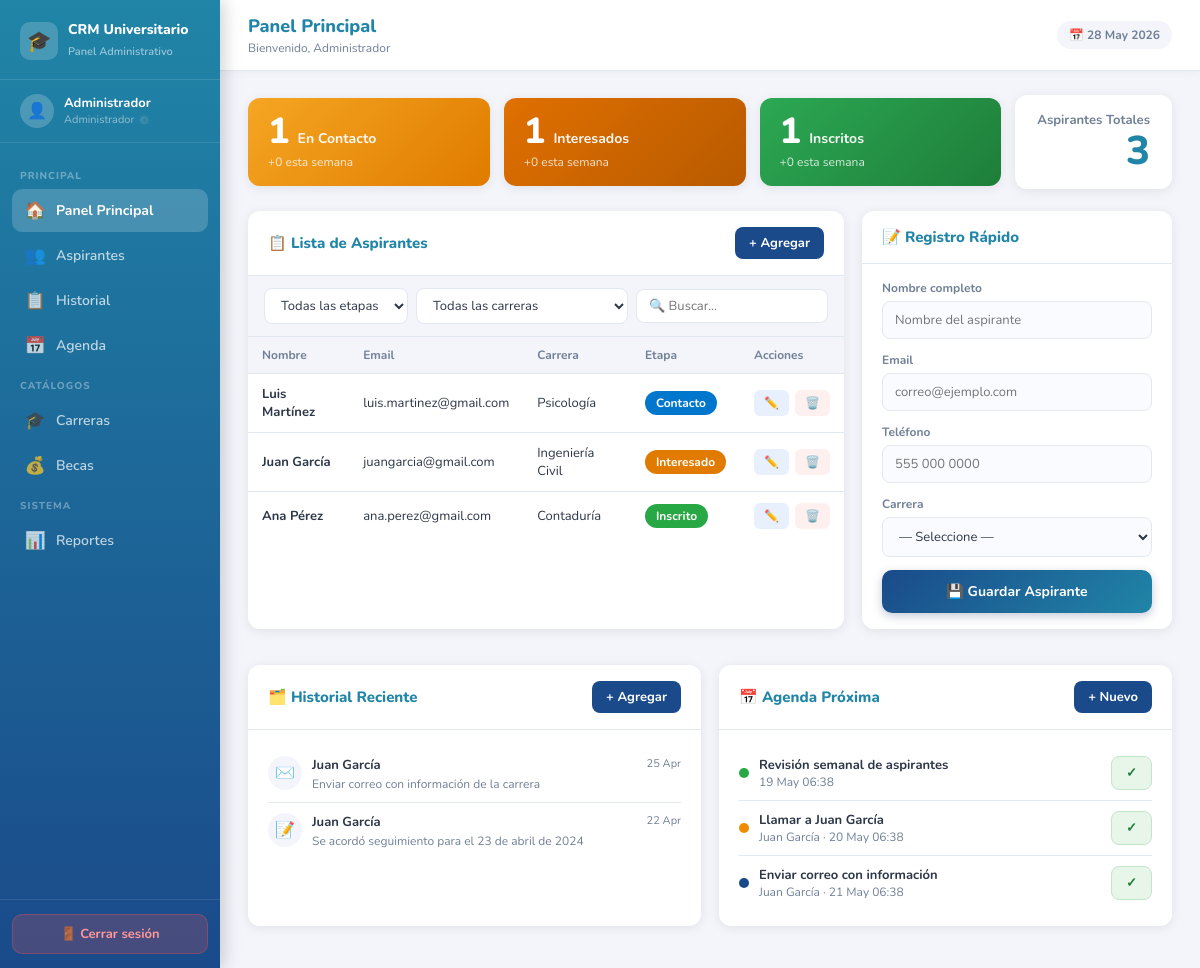
Page /pagina_principal.php (signed in) on the committed database.
### tables this page shows
CREATE TABLE IF NOT EXISTS aspirantes (
    id_aspirante       INT AUTO_INCREMENT PRIMARY KEY,
    nombre             VARCHAR(150) NOT NULL,
    email              VARCHAR(200) NOT NULL,
    telefono           VARCHAR(20),
    id_carrera         INT,
    etapa              ENUM('Contacto','Interesado','Inscrito','No Interesado') DEFAULT 'Contacto',
    id_beca            INT DEFAULT NULL,
    descuento_aplicado DECIMAL(5,2) DEFAULT 0.00,
    notas              TEXT,
    creado_en          DATETIME DEFAULT CURRENT_TIMESTAMP,
    actualizado_en     DATETIME DEFAULT CURRENT_TIMESTAMP ON UPDATE CURRENT_TIMESTAMP,
    UNIQUE KEY uq_email (email),
    FOREIGN KEY (id_carrera) REFERENCES carreras(id_carrera) ON DELETE SET NULL,
    FOREIGN KEY (id_beca)    REFERENCES becas(id_beca)    ON DELETE SET NULL
);

CREATE TABLE IF NOT EXISTS carreras (
    id_carrera  INT AUTO_INCREMENT PRIMARY KEY,
    nombre      VARCHAR(150) NOT NULL,
    activa      TINYINT(1) DEFAULT 1
);

CREATE TABLE IF NOT EXISTS historial_interacciones (
    id_historial INT AUTO_INCREMENT PRIMARY KEY,
    id_aspirante INT NOT NULL,
    tipo         ENUM('llamada','correo','visita','nota') DEFAULT 'nota',
    descripcion  TEXT NOT NULL,
    fecha        DATETIME DEFAULT CURRENT_TIMESTAMP,
    FOREIGN KEY (id_aspirante) REFERENCES aspirantes(id_aspirante) ON DELETE CASCADE
);

CREATE TABLE IF NOT EXISTS agenda (
    id_agenda    INT AUTO_INCREMENT PRIMARY KEY,
    id_aspirante INT DEFAULT NULL,
    tipo         ENUM('llamada','correo','reunion','tarea') DEFAULT 'tarea',
    titulo       VARCHAR(200) NOT NULL,
    fecha_hora   DATETIME NOT NULL,
    completado   TINYINT(1) DEFAULT 0,
    creado_en    DATETIME DEFAULT CURRENT_TIMESTAMP,
    FOREIGN KEY (id_aspirante) REFERENCES aspirantes(id_aspirante) ON DELETE SET NULL
);

### assets/sentenciasSQL/Aspirante.php (called while the page is built, shortened)
<?php
class Aspirante {
    private function conexion(): PDO {
        include __DIR__ . '/Conexion.php';
        return $pdo;
    }
    public function listar(array $filtros = [], int $pagina = 1, int $porPagina = 50): array {
        $pdo = $this->conexion();
        $where  = 'WHERE 1=1';
        $params = [];
        $stmtCount = $pdo->prepare(
            "SELECT COUNT(*) FROM aspirantes a $where"
        );
        $stmtCount->execute($params);
        $order  = "ORDER BY FIELD(a.etapa,'Contacto','Interesado','Inscrito','No Interesado') ASC, a.creado_en DESC";
        $offset = ($pagina - 1) * $porPagina;
        $sql  = "SELECT a.*, c.nombre AS carrera, b.nombre AS beca
                 FROM aspirantes a
                 LEFT JOIN carreras c ON a.id_carrera = c.id_carrera
                 LEFT JOIN becas    b ON a.id_beca    = b.id_beca
                 $where $order
                 LIMIT :limite OFFSET :offset";
        $stmt = $pdo->prepare($sql);
        $stmt->bindValue(':limite', $porPagina, PDO::PARAM_INT);
        $stmt->bindValue(':offset', $offset,    PDO::PARAM_INT);
        $stmt->execute();
        return $stmt->fetchAll(PDO::FETCH_ASSOC);
    }
    public function contarPorEtapa(): array {
        $pdo  = $this->conexion();
        $stmt = $pdo->query('SELECT etapa, COUNT(*) AS total FROM aspirantes GROUP BY etapa');
        $rows = $stmt->fetchAll(PDO::FETCH_ASSOC);
        $resultado = ['Contacto' => 0, 'Interesado' => 0, 'Inscrito' => 0, 'No Interesado' => 0, 'total' => 0];
        foreach ($rows as $row) {
            $resultado[$row['etapa']] = (int)$row['total'];
            $resultado['total']      += (int)$row['total'];
        }
        return $resultado;
    }
    public function contarNuevosEstaSemana(): array {
        $pdo  = $this->conexion();
        $stmt = $pdo->query(
            'SELECT etapa, COUNT(*) AS total FROM aspirantes
             WHERE creado_en >= DATE_SUB(NOW(), INTERVAL 7 DAY)
             GROUP BY etapa'
        );
        $rows     = $stmt->fetchAll(PDO::FETCH_ASSOC);
        $resultado = ['Contacto' => 0, 'Interesado' => 0, 'Inscrito' => 0, 'No Interesado' => 0];
        return $resultado;
    }
}

### assets/sentenciasSQL/Historial.php (called while the page is built, shortened)
<?php
class Historial {
    public function obtenerRecientes(int $limite = 10): array {
        include __DIR__ . "/Conexion.php";
        $stmt = $pdo->prepare(
            "SELECT h.*, a.nombre AS aspirante_nombre
             FROM historial_interacciones h
             JOIN aspirantes a ON h.id_aspirante = a.id_aspirante
             ORDER BY h.fecha DESC
             LIMIT :limite"
        );
        $stmt->bindValue(':limite', $limite, PDO::PARAM_INT);
        $stmt->execute();
        return $stmt->fetchAll(PDO::FETCH_ASSOC);
    }
}

### assets/sentenciasSQL/Agenda.php (called while the page is built, shortened)
<?php
class Agenda {
    public function obtenerProximos(int $limite = 10): array {
        include __DIR__ . "/Conexion.php";
        $stmt = $pdo->prepare(
            "SELECT ag.*, a.nombre AS aspirante_nombre
             FROM agenda ag
             LEFT JOIN aspirantes a ON ag.id_aspirante = a.id_aspirante
             WHERE ag.completado = 0
             ORDER BY ag.fecha_hora ASC
             LIMIT :limite"
        );
        $stmt->bindValue(':limite', $limite, PDO::PARAM_INT);
        $stmt->execute();
        return $stmt->fetchAll(PDO::FETCH_ASSOC);
    }
}

### pagina_principal.php (the view, shortened to what this page needs)
<?php
require_once __DIR__ . "/assets/sentenciasSQL/Aspirante.php";
require_once __DIR__ . "/assets/sentenciasSQL/Historial.php";
require_once __DIR__ . "/assets/sentenciasSQL/Agenda.php";
$aspiranteModel = new Aspirante();
$historialModel = new Historial();
$agendaModel    = new Agenda();
$pipeline    = $aspiranteModel->contarPorEtapa();
$semana      = $aspiranteModel->contarNuevosEstaSemana();
$paginaDash   = max(1, (int)($_GET['paginad'] ?? 1));
$porPaginaDash = 5;
$aspirantesDash = $aspiranteModel->listar([], $paginaDash, $porPaginaDash);
$historial   = $historialModel->obtenerRecientes(8);
$proximosTmp = $agendaModel->obtenerProximos(6);
$usuario_nombre = $_SESSION['nombre'] ?? $_SESSION['usuario'];
function iconoTipo(string $tipo): string {
    return match($tipo) {
        'llamada' => '📞','correo' => '✉️','visita' => '🏢',default => '📝',
    };
}
function colorEtapa(string $etapa): string {
    return match($etapa) {
        'Inscrito'       => '#28a745',
        'Interesado'     => '#e07b00',
        'No Interesado'  => '#c0392b',
        default          => '#0077cc',
    };
}
?>
<!DOCTYPE html>
<html lang="es">
<head>
</head>
<body>
<aside class="sidebar">
    <div class="sidebar-brand">
        <div class="brand-icon">🎓</div>
        <div class="brand-text">
            <h2>CRM Universitario</h2>
            <span>Panel Administrativo</span>
        </div>
    </div>
    <div class="sidebar-user" onclick="mostrarSeccion('configuracion')" title="Configurar cuenta">
        <div class="avatar">👤</div>
        <div>
            <div class="uname"><?= htmlspecialchars($usuario_nombre) ?></div>
            <div class="urole" style="display:flex;align-items:center;gap:4px;">
                Administrador <span style="font-size:9px;opacity:0.55;">⚙️</span>
            </div>
        </div>
    </div>
    <nav class="sidebar-menu">
        <div class="menu-label">Principal</div>
        <a class="nav-item active" onclick="mostrarSeccion('dashboard')" data-seccion="dashboard">
            <span class="ni-icon">🏠</span> Panel Principal
        </a>
        <a class="nav-item" onclick="mostrarSeccion('aspirantes')" data-seccion="aspirantes">
            <span class="ni-icon">👥</span> Aspirantes
        </a>
        <a class="nav-item" onclick="mostrarSeccion('historial')" data-seccion="historial">
            <span class="ni-icon">📋</span> Historial
        </a>
        <a class="nav-item" onclick="mostrarSeccion('agenda')" data-seccion="agenda">
            <span class="ni-icon">📅</span> Agenda
        </a>
        <div class="menu-label">Catálogos</div>
        <a class="nav-item" onclick="mostrarSeccion('carreras')" data-seccion="carreras">
            <span class="ni-icon">🎓</span> Carreras
        </a>
        <a class="nav-item" onclick="mostrarSeccion('becas')" data-seccion="becas">
            <span class="ni-icon">💰</span> Becas
        </a>
        <div class="menu-label">Sistema</div>
        <a class="nav-item" onclick="mostrarSeccion('reportes')" data-seccion="reportes">
            <span class="ni-icon">📊</span> Reportes
        </a>
    </nav>
    <div class="sidebar-bottom">
        <form method="post">
            <button type="submit" name="logout" class="btn-logout">🚪 Cerrar sesión</button>
        </form>
    </div>
</aside>
<main class="main-content">
    <div class="topbar">
        <div>
            <h1 id="topbar-title">Panel Principal</h1>
            <div class="topbar-sub" id="topbar-sub">Bienvenido, <?= htmlspecialchars($usuario_nombre) ?></div>
        </div>
        <div class="topbar-actions">
            <span class="topbar-badge">📅 <?= date('d M Y') ?></span>
        </div>
    </div>
    <div id="sec-dashboard" class="section active">
        <div class="pipeline-row">
            <div class="metric-card contacto" onclick="irAspirantes('Contacto')">
                <div><span class="metric-num"><?= $pipeline['Contacto'] ?></span><span class="metric-label">En Contacto</span></div>
                <div class="metric-delta">+<?= $semana['Contacto'] ?> esta semana</div>
            </div>
            <div class="metric-card interesado" onclick="irAspirantes('Interesado')">
                <div><span class="metric-num"><?= $pipeline['Interesado'] ?></span><span class="metric-label">Interesados</span></div>
                <div class="metric-delta">+<?= $semana['Interesado'] ?> esta semana</div>
            </div>
            <div class="metric-card inscrito" onclick="irAspirantes('Inscrito')">
                <div><span class="metric-num"><?= $pipeline['Inscrito'] ?></span><span class="metric-label">Inscritos</span></div>
                <div class="metric-delta">+<?= $semana['Inscrito'] ?> esta semana</div>
            </div>
            <div class="total-box">
                <div class="total-label">Aspirantes Totales</div>
                <div class="total-num"><?= $pipeline['total'] ?></div>
            </div>
        </div>
        <div class="dashboard-grid">
            <div class="card">
                <div class="card-header">
                    <h3>📋 Lista de Aspirantes</h3>
                    <button class="btn-sm btn-primary" onclick="mostrarSeccion('aspirantes'); abrirModalAspirante()">+ Agregar</button>
                </div>
                <div class="filters-row">
                    <select id="dash-filtro-etapa" onchange="filtrarTablaD()">
                        <option value="">Todas las etapas</option>
                    </select>
                    <select id="dash-filtro-carrera" onchange="filtrarTablaD()">
                        <option value="">Todas las carreras</option>
                    </select>
                    <input type="text" id="dash-busqueda" placeholder="🔍 Buscar..." oninput="filtrarTablaD()">
                </div>
                <div class="table-wrap">
                    <table id="dash-tabla-asp">
                        <thead><tr><th>Nombre</th><th>Email</th><th>Carrera</th><th>Etapa</th><th>Acciones</th></tr></thead>
                        <tbody>
                        <?php if (empty($aspirantesDash)): ?>
    <tr><td colspan="5" class="empty-table">No hay aspirantes registrados.</td></tr>
<?php else: foreach ($aspirantesDash as $a): ?>
                            <tr data-etapa="<?= $a['etapa'] ?>" data-carrera="<?= $a['id_carrera'] ?>" data-nombre="<?= strtolower($a['nombre']) ?>" data-email="<?= strtolower($a['email']) ?>">
                                <td><strong><?= htmlspecialchars($a['nombre']) ?></strong></td>
                                <td><?= htmlspecialchars($a['email']) ?></td>
                                <td><?= htmlspecialchars($a['carrera'] ?? '—') ?></td>
                                <td>
    <span class="etapa-badge stage-pill"
          style="background:<?= colorEtapa($a['etapa']) ?>;cursor:pointer;position:relative;"
          data-id="<?= $a['id_aspirante'] ?>"
          data-etapa="<?= $a['etapa'] ?>"
          onclick="toggleMenuEtapa(event, this)">
        <?= $a['etapa'] ?>
    </span>
</td>
                                <td>
                                    <div class="action-btns">
                                        <button class="btn-edit" onclick="editarAspirante(<?= $a['id_aspirante'] ?>)">✏️</button>
                                        <button class="btn-del" onclick="confirmarEliminar(<?= $a['id_aspirante'] ?>, '<?= addslashes($a['nombre']) ?>', 'aspirante')">🗑️</button>
                                    </div>
                                </td>
                            </tr>
                        <?php endforeach; endif; ?>
                        </tbody>
                    </table>
               </div>
            </div>
            <div class="card">
                <div class="card-header"><h3>📝 Registro Rápido</h3></div>
                <div class="card-body">
                    <div class="form-group"><label>Nombre completo</label><input type="text" id="dash-nombre" placeholder="Nombre del aspirante"></div>
                    <div class="form-group"><label>Email</label><input type="email" id="dash-email" placeholder="correo@ejemplo.com"></div>
                    <div class="form-group"><label>Teléfono</label><input type="text" id="dash-telefono" placeholder="555 000 0000"></div>
                    <div class="form-group"><label>Carrera</label>
                        <select id="dash-carrera">
                            <option value="">— Seleccione —</option>
                        </select>
                    </div>
                    <button type="button" onclick="guardarAspRapido()" class="btn-guardar">💾 Guardar Aspirante</button>
                </div>
            </div>
        </div>
        <div class="bottom-grid">
            <div class="card">
                <div class="card-header"><h3>🗂️ Historial Reciente</h3><button class="btn-sm btn-primary" onclick="abrirModal('modal-historial')">+ Agregar</button></div>
                <div class="card-body scroll-area">
                    <?php if (empty($historial)): ?>
                        <p style="color:var(--text-light);text-align:center;padding:20px;">Sin interacciones recientes.</p>
                    <?php else: foreach ($historial as $h): ?>
                        <div class="hist-item">
                            <div class="hist-icon"><?= iconoTipo($h['tipo']) ?></div>
                            <div class="hist-body">
                                <div class="hist-name"><?= htmlspecialchars($h['aspirante_nombre']) ?></div>
                                <div class="hist-desc"><?= htmlspecialchars($h['descripcion']) ?></div>
                            </div>
                            <div class="hist-date"><?= date('d M', strtotime($h['fecha'])) ?></div>
                        </div>
                    <?php endforeach; endif; ?>
                </div>
            </div>
            <div class="card">
                <div class="card-header"><h3>📅 Agenda Próxima</h3><button class="btn-sm btn-primary" onclick="abrirModalAgenda()">+ Nuevo</button></div>
                <div class="card-body scroll-area">
                    <?php if (empty($proximosTmp)): ?>
                        <p style="color:var(--text-light);text-align:center;padding:20px;">Sin eventos próximos.</p>
                    <?php else: foreach ($proximosTmp as $ev): ?>
                        <div class="agenda-item">
                            <div class="agenda-dot <?= $ev['tipo']==='correo'?'blue':($ev['tipo']==='tarea'?'green':'') ?>"></div>
                            <div class="agenda-body">
                                <div class="agenda-title"><?= htmlspecialchars($ev['titulo']) ?></div>
                                <div class="agenda-sub"><?= $ev['aspirante_nombre'] ? htmlspecialchars($ev['aspirante_nombre']).' · ':'' ?><?= date('d M H:i', strtotime($ev['fecha_hora'])) ?></div>
                            </div>
                            <button class="btn-sm btn-success" onclick="completarAgenda(<?= $ev['id_agenda'] ?>, this)">✓</button>
                        </div>
                    <?php endforeach; endif; ?>
                </div>
            </div>
        </div>
    </div>
</main>
</body>
</html>

### rows in the picture
aspirantes: nombre "Luis Martínez", email "luis.martinez@gmail.com", id_carrera.nombre "Psicología", etapa "Contacto"
aspirantes: nombre "Juan García", email "juangarcia@gmail.com", id_carrera.nombre "Ingeniería Civil", etapa "Interesado"
aspirantes: nombre "Ana Pérez", email "ana.perez@gmail.com", id_carrera.nombre "Contaduría", etapa "Inscrito"
historial_interacciones: tipo "✉️", id_aspirante.nombre "Juan García", descripcion "Enviar correo con información de la carrera", fecha "25 Apr"
historial_interacciones: tipo "📝", id_aspirante.nombre "Juan García", descripcion "Se acordó seguimiento para el 23 de abril de 2024", fecha "22 Apr"
agenda: titulo "Revisión semanal de aspirantes", fecha_hora "19 May 06:38"
agenda: titulo "Llamar a Juan García", id_aspirante.nombre "Juan García", fecha_hora "20 May 06:38"
agenda: titulo "Enviar correo con información", id_aspirante.nombre "Juan García", fecha_hora "21 May 06:38"

### other values in the picture
$usuario_nombre "Administrador"
$pipeline['Contacto'] "1"
$semana['Contacto'] "0"
$pipeline['Interesado'] "1"
$semana['Interesado'] "0"
$pipeline['Inscrito'] "1"
$semana['Inscrito'] "0"
$pipeline['total'] "3"
